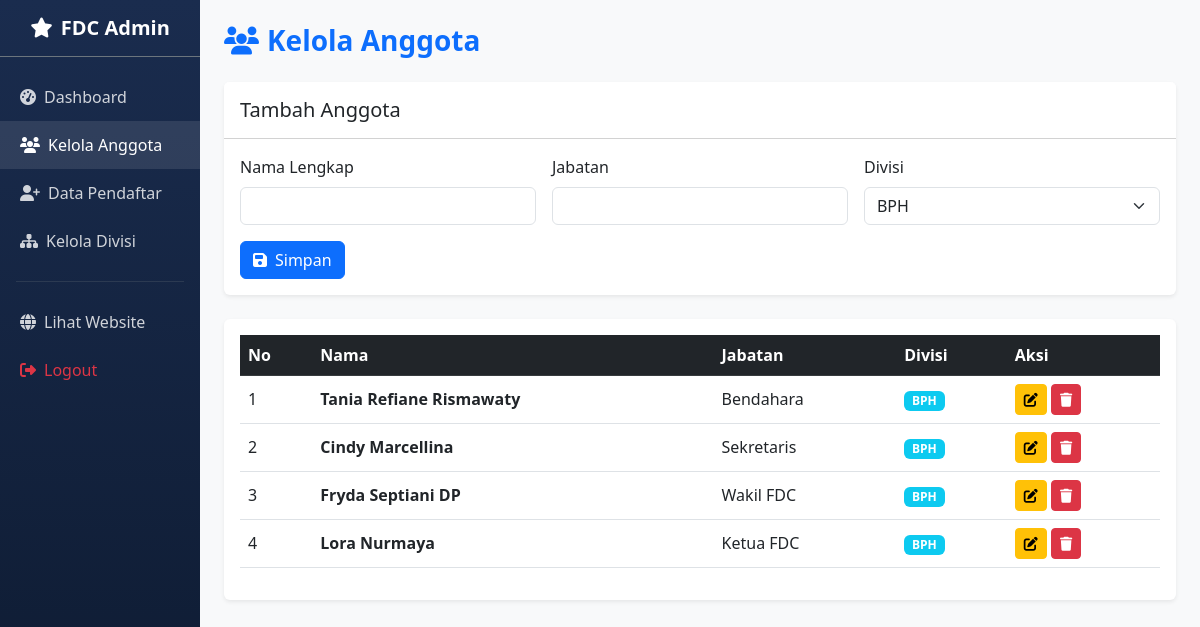
Page /admin/anggota.php (signed in) on the committed database.
### tables this page shows
CREATE TABLE `tabel_anggota` (
  `id` int(11) NOT NULL AUTO_INCREMENT,
  `nama` varchar(100) NOT NULL,
  `jabatan` varchar(100) NOT NULL,
  `divisi_id` int(11) NOT NULL,
  `foto` varchar(255) DEFAULT 'default.png',
  `created_at` timestamp DEFAULT current_timestamp(),
  PRIMARY KEY (`id`),
  CONSTRAINT `fk_anggota_divisi` FOREIGN KEY (`divisi_id`) REFERENCES `tabel_divisi` (`id`) ON DELETE CASCADE
);

CREATE TABLE `tabel_divisi` (
  `id` int(11) NOT NULL AUTO_INCREMENT,
  `nama_divisi` varchar(100) NOT NULL,
  `deskripsi` text DEFAULT NULL,
  PRIMARY KEY (`id`)
);

### admin/anggota.php (the view, shortened to what this page needs)
<?php
include '../includes/db.php';
$edit_data = null;
$anggota = $pdo->query("SELECT a.*, d.nama_divisi FROM tabel_anggota a
    LEFT JOIN tabel_divisi d ON a.divisi_id = d.id ORDER BY a.id DESC")->fetchAll();
$divisi_list = $pdo->query("SELECT * FROM tabel_divisi")->fetchAll();
?>
<!DOCTYPE html>
<html lang="id">
<head>
    <link href="https://cdn.jsdelivr.net/npm/bootstrap@5.3.0/dist/css/bootstrap.min.css" rel="stylesheet">
    <link rel="stylesheet" href="https://cdnjs.cloudflare.com/ajax/libs/font-awesome/6.4.0/css/all.min.css">
</head>
<body>
<div class="container-fluid">
    <div class="row">
        <?php include 'includes/sidebar.php'; ?>
        <main class="col-md-9 col-lg-10 px-4 py-4">
            <h1 class="h3 fw-bold text-primary mb-4"><i class="fa-solid fa-users me-2"></i>Kelola Anggota</h1>
            <div class="card shadow-sm border-0 mb-4">
                <div class="card-header bg-white py-3">
                    <h5 class="mb-0"><?= $edit_data ? 'Edit' : 'Tambah' ?> Anggota</h5>
                </div>
                <div class="card-body">
                    <form method="POST">
                        <div class="row g-3">
                            <div class="col-md-4">
                                <label class="form-label">Nama Lengkap</label>
                                <input type="text" name="nama" class="form-control" value="<?= $edit_data['nama'] ?? '' ?>" required>
                            </div>
                            <div class="col-md-4">
                                <label class="form-label">Jabatan</label>
                                <input type="text" name="jabatan" class="form-control" value="<?= $edit_data['jabatan'] ?? '' ?>" required>
                            </div>
                            <div class="col-md-4">
                                <label class="form-label">Divisi</label>
                                <select name="divisi_id" class="form-select" required>
                                    <?php foreach($divisi_list as $d): ?>
                                        <option value="<?= $d['id'] ?>" <?= ($edit_data['divisi_id'] ?? '') == $d['id'] ? 'selected' : '' ?>>
                                            <?= $d['nama_divisi'] ?>
                                        </option>
                                    <?php endforeach; ?>
                                </select>
                            </div>
                        </div>
                        <div class="mt-3">
                            <button type="submit" class="btn btn-primary"><i class="fa-solid fa-save me-2"></i>Simpan</button>
                        </div>
                    </form>
                </div>
            </div>
            <div class="card shadow-sm border-0">
                <div class="card-body">
                    <div class="table-responsive">
                        <table class="table table-hover align-middle">
                            <thead class="table-dark">
                                <tr><th>No</th><th>Nama</th><th>Jabatan</th><th>Divisi</th><th>Aksi</th></tr>
                            </thead>
                            <tbody>
                                <?php $no=1; foreach($anggota as $row): ?>
                                <tr>
                                    <td><?= $no++ ?></td>
                                    <td class="fw-bold"><?= htmlspecialchars($row['nama']) ?></td>
                                    <td><?= htmlspecialchars($row['jabatan']) ?></td>
                                    <td><span class="badge bg-info"><?= $row['nama_divisi'] ?></span></td>
                                    <td>
                                        <a href="?edit=<?= $row['id'] ?>" class="btn btn-sm btn-warning"><i class="fa-solid fa-edit"></i></a>
                                        <a href="?hapus=<?= $row['id'] ?>" class="btn btn-sm btn-danger" onclick="return confirm('Hapus anggota ini?')"><i class="fa-solid fa-trash"></i></a>
                                    </td>
                                </tr>
                                <?php endforeach; ?>
                            </tbody>
                        </table>
                    </div>
                </div>
            </div>
        </main>
    </div>
</div>
</body>
</html>

### admin/anggota.php (style rules this page uses)
body { background: #f8f9fa; }

### rows in the picture
tabel_anggota: nama "Tania Refiane Rismawaty", jabatan "Bendahara", divisi.nama_divisi "BPH"
tabel_anggota: nama "Cindy Marcellina", jabatan "Sekretaris", divisi.nama_divisi "BPH"
tabel_anggota: nama "Fryda Septiani DP", jabatan "Wakil FDC", divisi.nama_divisi "BPH"
tabel_anggota: nama "Lora Nurmaya", jabatan "Ketua FDC", divisi.nama_divisi "BPH"

### other values in the picture
form field divisi_id "BPH"
